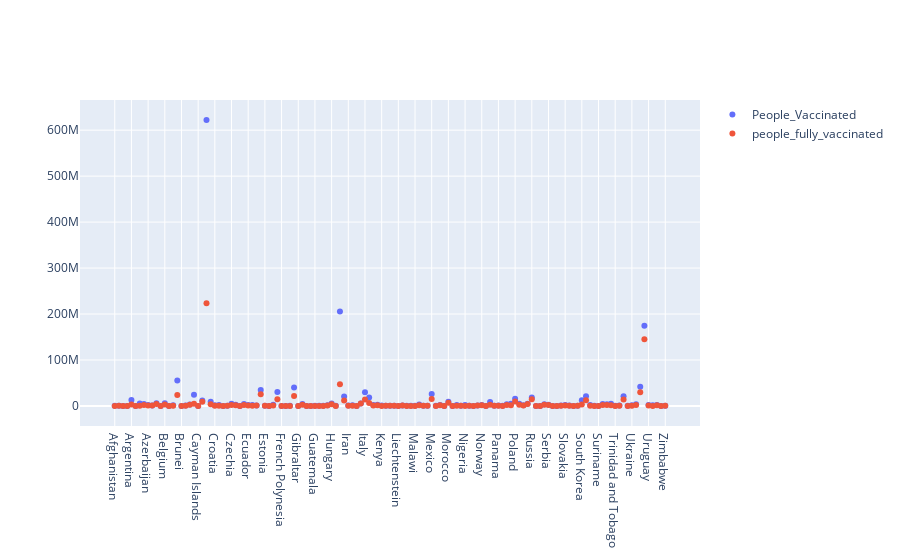

Notebook source saved alongside this figure:
### Code cell
# Plotting the graph between people_vaccinated(first_dose) to people_fully_vaccinated(first_and_second_dose both)
import plotly.graph_objects as go

fig = go.Figure()

fig.add_trace(go.Scatter(x=Final_List['country'], y=Final_List['people_vaccinated'],
                    mode='markers',
                    name='People_Vaccinated'))
fig.add_trace(go.Scatter(x=Final_List['country'], y=Final_List['people_fully_vaccinated'],
                    mode='markers',
                    name='people_fully_vaccinated'))

### Figure 1 — Plotly figure (JSON) as saved in the notebook; plotly's stock layout.template omitted (floating-point values rounded to 4 significant figures; data arrays with more than 128 entries replaced by an {"elided": "..."} marker saying what was removed)
{"data": [{"mode": "markers", "name": "People_Vaccinated", "type": "scatter", "x": {"elided": "133 str values"}, "y": {"elided": "133 int values"}}, {"mode": "markers", "name": "people_fully_vaccinated", "type": "scatter", "x": {"elided": "133 str values"}, "y": {"elided": "133 int values"}}], "layout": {}}
